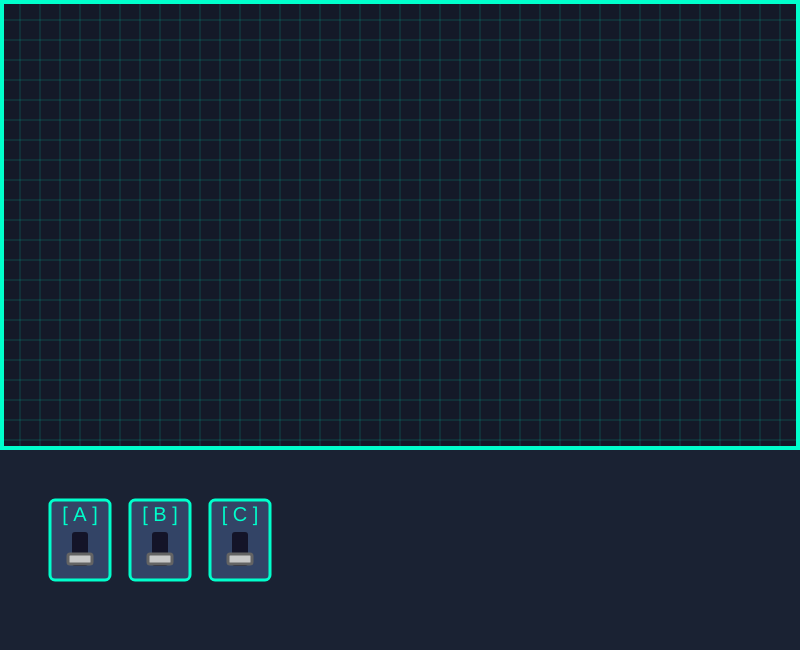
Frame 1 (no input)
Frame 60 (no input): identical to frame 1, image omitted
Frame 120 (the mouse pressed at the canvas centre since frame 60): identical to frame 1, image omitted

The p5.js sketch that drew this single still picture (run headless with seeded random() and noise() and a simulated clock; from frame 60 on, the mouse is pressed at the canvas centre):

// p5.js sketch
// ── sketch.js
// ===================================================================
//
//  Project: GEOMETRON - Refactored Sketch v6
//
// ===================================================================

// --- Global Variables ---
const MONITOR_HEIGHT = 450;
const CONSOLE_HEIGHT = 200;

let monitor;
let operatorConsole;


/**
 * p5.js setup function. Runs once when the program starts.
 */
function setup() {
	createCanvas(800, MONITOR_HEIGHT + CONSOLE_HEIGHT);
	monitor = new Monitor(0, 0, width, MONITOR_HEIGHT);
	operatorConsole = new OperatorConsole(0, MONITOR_HEIGHT, width, CONSOLE_HEIGHT);
}

/**
 * p5.js draw function. Runs continuously in a loop.
 */
function draw() {
	background(20, 25, 40);
	monitor.display();
	operatorConsole.display();
}

/**
 * p5.js mousePressed function. Called automatically on a mouse click.
 */
function mousePressed() {
	operatorConsole.handleInput(mouseX, mouseY);
}


// ===================================================================
//
//  Monitor Class (No changes)
//
// ===================================================================
class Monitor {
	constructor(x, y, w, h) {
		this.x = x;
		this.y = y;
		this.width = w;
		this.height = h;
	}

	drawGrid() {
		stroke(0, 255, 204, 50);
		strokeWeight(1);
		for (let x = 0; x < this.width; x += 20) {
			line(this.x + x, this.y, this.x + x, this.y + this.height);
		}
		for (let y = 0; y < this.height; y += 20) {
			line(this.x, this.y + y, this.x + this.width, this.y + y);
		}
	}
	
	display() {
		push();

		clip(() => {
			rect(this.x, this.y, this.width, this.height);
		});

		this.drawGrid();
		
		stroke(0, 255, 204);
		strokeWeight(4);
		noFill();
		rect(this.x + 2, this.y + 2, this.width - 4, this.height - 4);
		
		pop();
	}
}


// ===================================================================
//
//  OperatorConsole Class (No changes)
//
// ===================================================================
class OperatorConsole {
	constructor(x, y, w, h) {
		this.x = x;
		this.y = y;
		this.width = w;
		this.height = h;
		
		this.switches = [];
		
		const switch_x = 50;
		const switch_y = 50;
		
		this.switches.push(new ToggleSwitch('A', this.x + switch_x, this.y + switch_y));
		this.switches.push(new ToggleSwitch('B', this.x + switch_x + 80, this.y + switch_y));
		this.switches.push(new ToggleSwitch('C', this.x + switch_x + 160, this.y + switch_y));
	}
	
	handleInput(mx, my) {
		for (let s of this.switches) {
			if (s.isClicked(mx, my)) {
				s.toggle();
			}
		}
	}

	display() {
		push();
		noStroke();
		fill(26, 34, 51);
		rect(this.x, this.y, this.width, this.height);

		for (let s of this.switches) {
			s.display();
		}
		
		pop();
	}
}


// ===================================================================
//
//  ToggleSwitch Class
//  (CHANGED to light the slot instead of the handle)
//
// ===================================================================
class ToggleSwitch {
	constructor(label, absoluteX, absoluteY) {
		this.label = label;
		this.absoluteX = absoluteX;
		this.absoluteY = absoluteY;
		this.width = 60;
		this.height = 80;
		this.isOn = false;
		this.statusLightOn = false;
	}

	isClicked(mx, my) {
		return (
			mx > this.absoluteX &&
			mx < this.absoluteX + this.width &&
			my > this.absoluteY &&
			my < this.absoluteY + this.height
		);
	}
	
	toggle() {
		this.isOn = !this.isOn;
		console.log(`Switch ${this.label} toggled to: ${this.isOn}`);
	}

	display() {
		const x = this.absoluteX;
		const y = this.absoluteY;
	
		// Draw the switch body
		stroke(0, 255, 204);
		strokeWeight(3);
		fill(51, 68, 102);
		rect(x, y, this.width, this.height, 5);

		// Draw the label
		noStroke();
		fill(0, 255, 204);
		textSize(20);
		textAlign(CENTER, CENTER);
		text(`[ ${this.label} ]`, x + this.width / 2, y + 15);

		// --- CHANGED: Set slot color based on state ---
		if (this.isOn) {
			fill(30, 120, 100); // A deep, glowing green for the slot background
		} else {
			fill(20, 20, 40); // The standard dark, unlit color
		}
		
		// Draw the toggle slot
		noStroke(); // The slot itself doesn't need an outline
		rect(x + 22, y + 32, 16, 34, 3);


		// --- CHANGED: Handle is now always the same color ---
		fill(200); // Default gray for the handle
		stroke(100);
		
		// Draw the toggle handle
		let handleY = this.isOn ? y + 36 : y + 54;
		rect(x + 18, handleY, 24, 10, 2);
	}
}
// ── style.css
/* Basic page setup */
body {
  margin: 0;
  padding: 0;
  background-color: #0d0d1a; /* Dark blue/charcoal background */
  color: #00ffcc; /* Cyan text color */
  font-family: 'VT323', monospace; /* Retro monospace font */
  font-size: 20px;
  display: flex;
  justify-content: center;
  align-items: center;
  height: 100vh;
}

/* Style the canvas directly */
canvas {
  border: 4px solid #334466;
  background-color: #000;
  box-shadow: 0 0 25px #00aaff; /* Glow effect */
}
